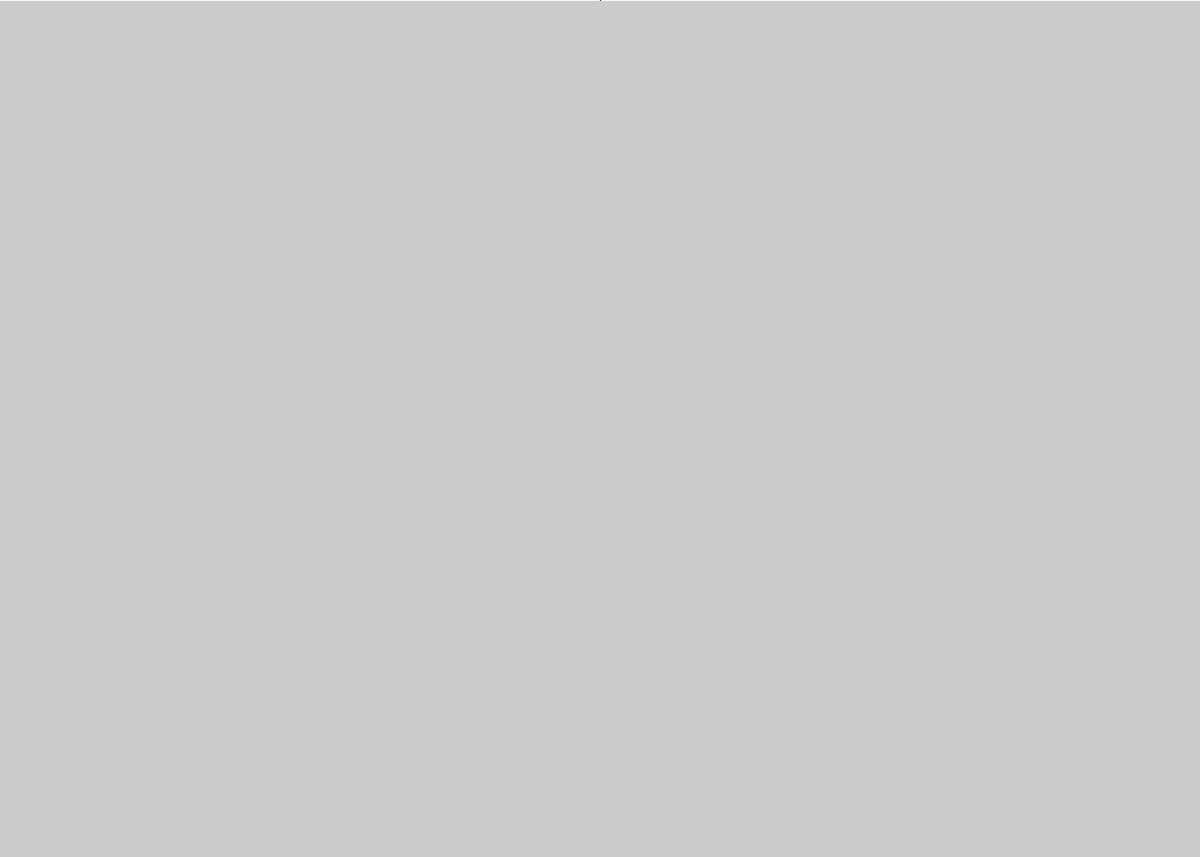
Frame 1 (no input)
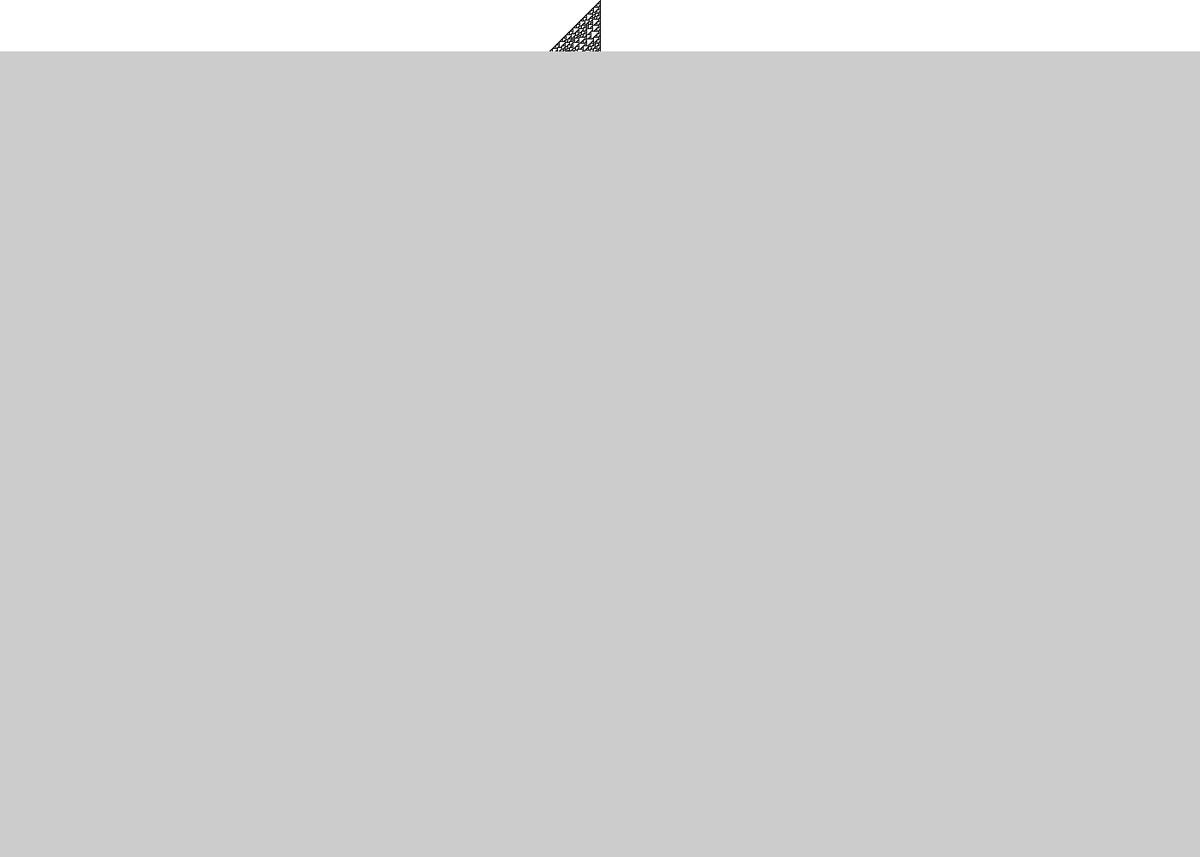
Frame 60 (the mouse pressed at the canvas centre just before this capture)
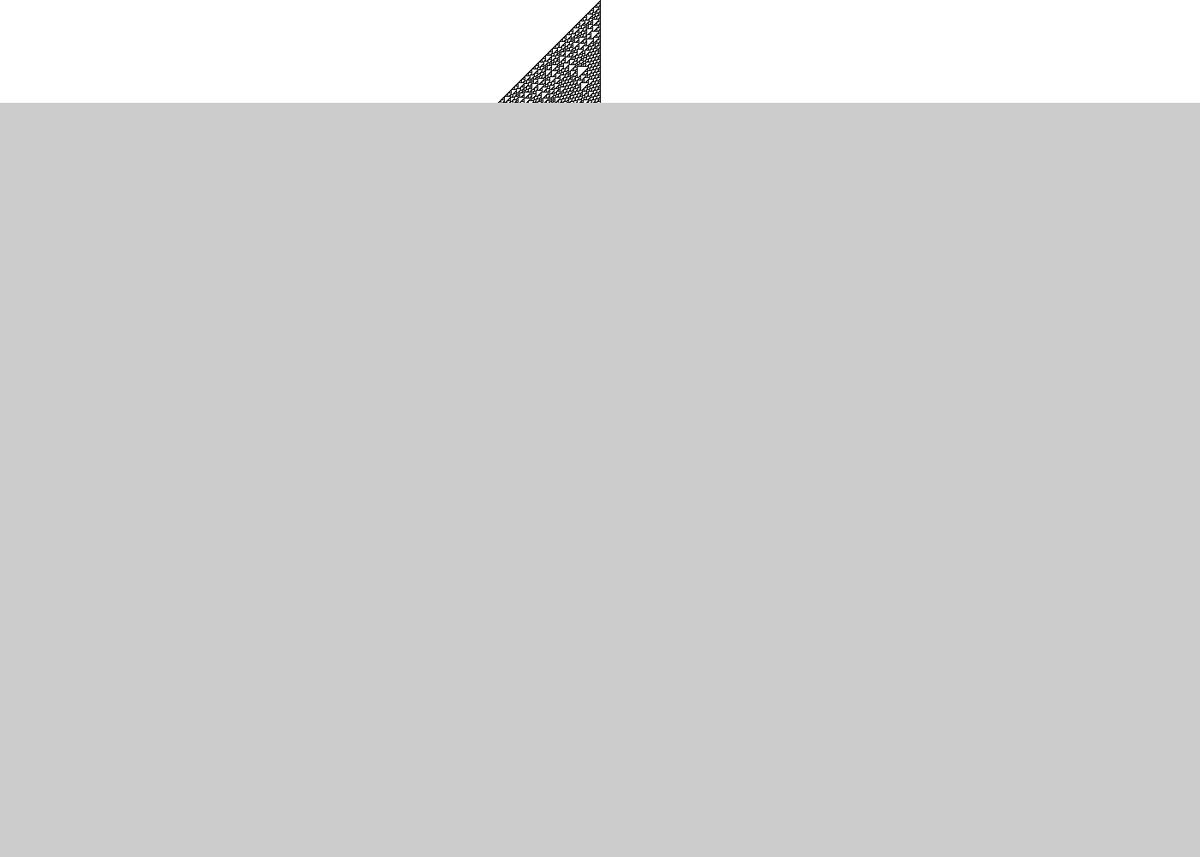
Frame 120 (the mouse held since frame 60 and released just before this capture)

The Processing sketch that drew these frames (run headless with seeded random() and noise(); from frame 60 on, the mouse is pressed at the canvas centre):

// Processing sketch: sketch_01_wolfram_1d
// ── sketch_01_wolfram_1d.pde
int[] cells;
int[] rules = {0,1,1,0,1,1,1,0}; // rule 110
int generation = -1;

void setup() {
  frameRate(120);
  size(1400, 1000);
  noSmooth();
  noFill();
  cells = new int[width];
  center();
}

void draw() {
  for (int i = 0; i < cells.length; i++) {
    stroke((1-cells[i])*255);
    point(i, generation);
  }
  if (generation < height) {
    populate();
  } else {
    //background(255);
    generation = -1;
    //center();
  }
}

void wave() {
  for (int i = 0; i < cells.length; i++) {
    float t = map(i, 0, cells.length, 0, 133*PI);
    float s = tan(t);
    cells[i] = int(s > 0);
  }
  generation++;
}

void center() {
  int center = cells.length / 2;
  for (int i = 0; i < cells.length; i++) {
    cells[i] = int(i==center);
  }
  generation++;
}

void bang() {
  for (int i = 0; i < cells.length; i++) {
    cells[i] = round(random(1));
  }
  generation++;
}

void populate() {
  int[] next = new int[cells.length];
  for (int i = 0; i < cells.length; i++) {
    int me = cells[i];
    int left = (i > 0) ? cells[i-1] : cells[cells.length-1]; 
    int right = (i < cells.length-2) ? cells[i+1] : cells[0];
    next[i] = execute(left, me, right); 
  }
  cells = next;
  generation++;
}

int execute(int a, int b, int c) {
  if (a == 1 && b == 1 && c == 1) { 
    return rules[0];
  }
  if (a == 1 && b == 1 && c == 0) { 
    return rules[1];
  }
  if (a == 1 && b == 0 && c == 1) { 
    return rules[2];
  }
  if (a == 1 && b == 0 && c == 0) { 
    return rules[3];
  }
  if (a == 0 && b == 1 && c == 1) { 
    return rules[4];
  }
  if (a == 0 && b == 1 && c == 0) { 
    return rules[5];
  }
  if (a == 0 && b == 0 && c == 1) { 
    return rules[6];
  }
  if (a == 0 && b == 0 && c == 0) { 
    return rules[7];
  }
  return 0;
}
